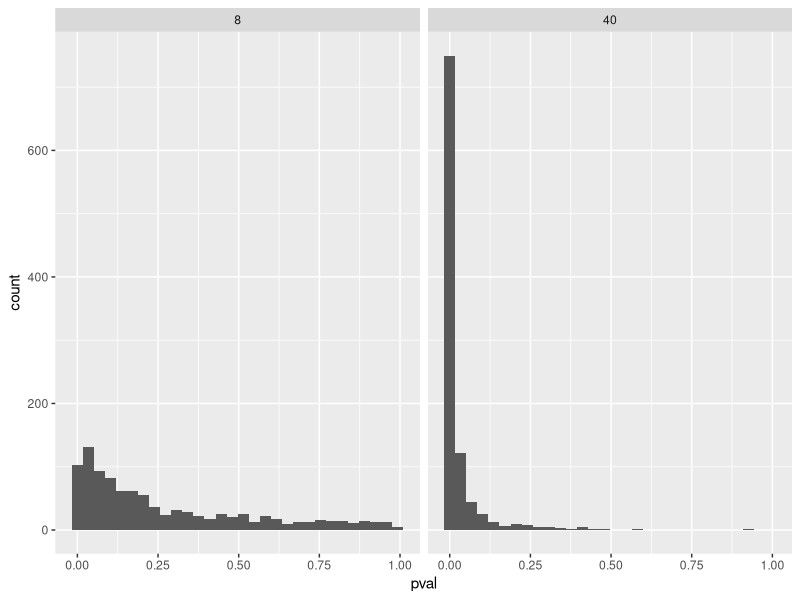
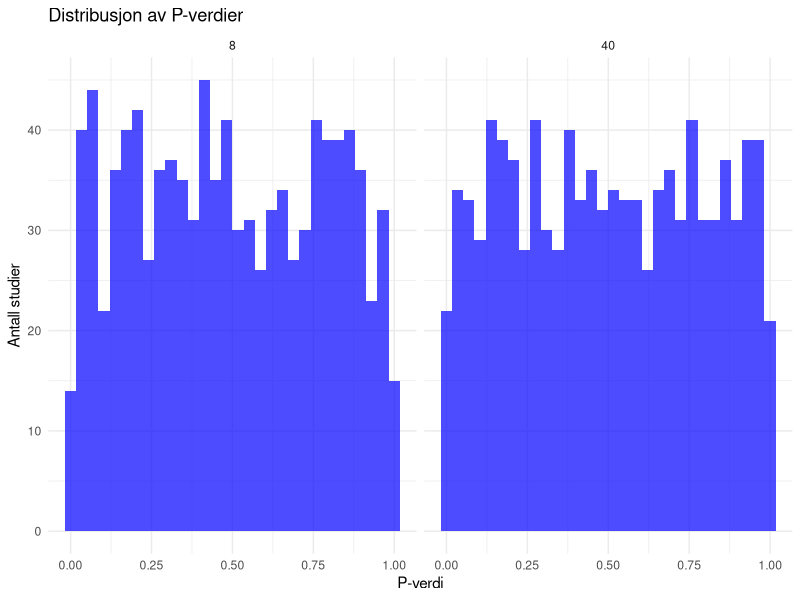

The R source for these figures, in order:
## ---- chunk 1
#| label: "1"
#| warning: false
#| message: false
#| echo: false


#Klargjøring av data

library(tidyverse)
library(ggplot2)

set.seed(1)
population <- rnorm(1000000, mean = 1.5, sd = 3)


samp1 <- data.frame(y = sample(population, 8, replace = FALSE))

samp2 <- data.frame(y = sample(population, 40, replace = FALSE))


m1 <- lm(y ~ 1, data = samp1)
m2 <- lm(y ~ 1, data = samp2)



## ---- chunk 2
#| label: "t, p"
#| warning: false
#| message: false
#| echo: false



set.seed(1)

population <- rnorm(1000000, mean = 1.5, sd = 3)


samp1 <- data.frame(y = sample(population, 8, replace = FALSE))  
samp2 <- data.frame(y = sample(population, 40, replace = FALSE)) 


m1 <- lm(y ~ 1, data = samp1)  
m2 <- lm(y ~ 1, data = samp2) 




mean_samp1 <- mean(samp1$y)
sd_samp1 <- sd(samp1$y)

mean_samp2 <- mean(samp2$y)
sd_samp2 <- sd(samp2$y)


se_samp1 <- sd_samp1 / sqrt(8)
se_samp2 <- sd_samp2 / sqrt(40)


t_value_samp1 <- mean_samp1 / se_samp1
t_value_samp2 <- mean_samp2 / se_samp2



## ---- chunk 3
#| label: "oppg 1"
#| warning: false
#| message: false
#| echo: false

library(knitr)

# Lag en data frame med resultatene for begge utvalgene
results_table <- data.frame(
  Utvalg = c("m 1 (n=8)", "m 2 (n=40)"),
  Gjennomsnitt = c(mean_samp1, mean_samp2),
  Standardavvik = c(sd_samp1, sd_samp2),
  Standardfeil = c(se_samp1, se_samp2),
  t_verdi = c(t_value_samp1, t_value_samp2)
)

# Bruk kable() for å lage tabellen i HTML-format
kable(results_table, caption = "Oversikt over statistiske mål for Utvalg 1 og Utvalg 2")

## ---- chunk 4
#| label: "p-verdi populasjon"
#| warning: false
#| message: false
#| output: false
summary(m1)$coefficients[1, 4]
summary(m2)$coefficients[1, 4]

## ---- chunk 5
#| label: "bilde normalfordeling"
#| echo: false
# Last inn nødvendige bibliotek
library(knitr)

# Sett inn bilde fra fil
include_graphics("https://dhammarstrom.github.io/quant-methods-workshops/assignment-3_files/figure-html/t-dist-fig-1.png")

include_graphics("https://dhammarstrom.github.io/quant-methods-workshops/assignment-3_files/figure-html/t-dist-fig-1.png")

## ---- chunk 6
#| label: "resultat 1000 studier"
#| warning: false
#| message: false
#| echo: false
#| output: false

# lagre data med model estimat
results_8 <- data.frame(estimate = rep(NA, 1000), 
                      se = rep(NA, 1000), 
                      pval = rep(NA, 1000), 
                      n = 8)  

results_40 <- data.frame(estimate = rep(NA, 1000), 
                      se = rep(NA, 1000), 
                      pval = rep(NA, 1000), 
                      n = 40)

 
# lage loop brukt til 1000 studier

for(i in 1:1000) {
  
  # sample 
  samp1 <- data.frame(y = sample(population, 8, replace = FALSE))
  samp2 <- data.frame(y = sample(population, 40, replace = FALSE))

  # modell fra data
  m1 <- lm(y ~ 1, data = samp1)
  m2 <- lm(y ~ 1, data = samp2)
  
  # verdier fra modellene
  results_8[i, 1] <- coef(summary(m1))[1, 1]
  results_8[i, 2] <- coef(summary(m1))[1, 2]
  results_8[i, 3] <- coef(summary(m1))[1, 4]

  results_40[i, 1] <- coef(summary(m2))[1, 1]
  results_40[i, 2] <- coef(summary(m2))[1, 2]
  results_40[i, 3] <- coef(summary(m2))[1, 4]
  
  
}


# resultat i dataen

results <- bind_rows(results_8, results_40)
## ---- chunk 7
#| label: "gjennomsnit SE"
#| warning: false
#| message: false
#| output: false
# Standardavvik av estimater
sd(results_8$estimate)
sd(results_40$estimate)

# Gjennomsnittlig SE
mean(results_8$se)
mean(results_40$se)

## ---- chunk 8
#| label: "histogram p verdi"
#| warning: false
#| message: false
#| echo: false



# ein 2 sidig histogram med ggplot2
results %>%
  ggplot(aes(pval)) + 
  geom_histogram() +
  facet_wrap(~ n)

# telle du med p-verdi under 0.05
results %>%
  filter(pval < 0.05) %>%
  group_by(n) %>%
  summarise(sig_results = n()/1000)
## ---- chunk 9
#| label: "power_significance"
#| warning: false
#| message: false

set.seed(1)  # For reproducerbarhet

# Antall simuleringer
num_studies <- 1000

# Funksjon for å kjøre flere simuleringer av t-test og telle signifikante p-verdier
calculate_significant_results <- function(n, effect_size, alpha = 0.05) {
  pvals <- replicate(num_studies, {
    # Simulerer data for et tilfeldig utvalg
    samp <- rnorm(n, mean = 1.5, sd = 3)
    # Kjører t-test
    test <- t.test(samp)
    # Returner p-verdien
    test$p.value
  })
  
  # Tell hvor mange p-verdier er mindre enn signifikansnivået (0.05)
  sum(pvals < alpha)
}

# Beregn signifikante resultater for n=8 og n=40
significant_results_8 <- calculate_significant_results(n = 8, effect_size = 1.5 / 3)
significant_results_40 <- calculate_significant_results(n = 40, effect_size = 1.5 / 3)

# Lag en data frame med resultatene
significance_results <- data.frame(
  Utvalg = c("n=8", "n=40"),
  Signifikante_resultater = c(significant_results_8, significant_results_40)
)

# Bruk kable() for å lage tabellen i HTML-format
kable(significance_results, caption = "Antall signifikante resultater for ulike utvalgsstørrelser (n=8, n=40)")


## ---- chunk 10
#| label: "powertest"
#| warning: false
#| message: false
#| echo: false
 
 library(pwr)
 library(knitr)
 
# Beregning av styrke for en one-sample t-test
 result1 <- pwr.t.test(n = 8, sig.level = 0.05, d = 1.5 / 3, type = "one.sample")
 result2 <- pwr.t.test(n = 40, sig.level = 0.05, d = 1.5 / 3, type = "one.sample")
 
 # Lag en data frame med resultatene
 power_results <- data.frame(
   Utvalg = c("n=8", "n=40"),
   Effektstorrelse = c(result1$d, result2$d),
   Signifikansniva = c(result1$sig.level, result2$sig.level),
   Power = c(result1$power, result2$power)
 )

# Bruk kable() for å lage tabellen i HTML-format
kable(power_results, caption = "Styrke (Power) for One-Sample T-test med forskjellige utvalgsstørrelser")
## ---- chunk 11
#| label: "2"
#| warning: false
#| message: false
#| echo: false
population <- rnorm(1000000, mean = 0, sd = 3)



# lage data med model estimat
results_8 <- data.frame(estimate = rep(NA, 1000), 
                      se = rep(NA, 1000), 
                      pval = rep(NA, 1000), 
                      n = 8)  

results_40 <- data.frame(estimate = rep(NA, 1000), 
                      se = rep(NA, 1000), 
                      pval = rep(NA, 1000), 
                      n = 40)

# loop for 1000 studer

for(i in 1:1000) {
  
  # sample
  samp1 <- data.frame(y = sample(population, 8, replace = FALSE))
  samp2 <- data.frame(y = sample(population, 40, replace = FALSE))

  #model for data
  m1 <- lm(y ~ 1, data = samp1)
  m2 <- lm(y ~ 1, data = samp2)
  
  # verdier for data
  results_8[i, 1] <- coef(summary(m1))[1, 1]
  results_8[i, 2] <- coef(summary(m1))[1, 2]
  results_8[i, 3] <- coef(summary(m1))[1, 4]

  results_40[i, 1] <- coef(summary(m2))[1, 1]
  results_40[i, 2] <- coef(summary(m2))[1, 2]
  results_40[i, 3] <- coef(summary(m2))[1, 4]
  
  
}


#lagre data i dataframe

results_null <- bind_rows(results_8, results_40)
## ---- chunk 12
#| label: "histogramm p-verdier"
#| warning: false
#| message: false
#| echo: false

#Lage histogrammer for p-verdiene:
results_null %>%
  ggplot(aes(pval)) + 
  geom_histogram(bins = 30, fill = "blue", alpha = 0.7) +
  facet_wrap(~ n) + 
  labs(title = "Distribusjon av P-verdier",
       x = "P-verdi",
       y = "Antall studier") +
  theme_minimal()

## ---- chunk 13
#| label: "beregne antall positive resultat"
#| warning: false
#| message: false

false_positives <- results_null %>%
  filter(pval < 0.05) %>%
  group_by(n) %>%
  summarise(sig_results = n() / 1000)
